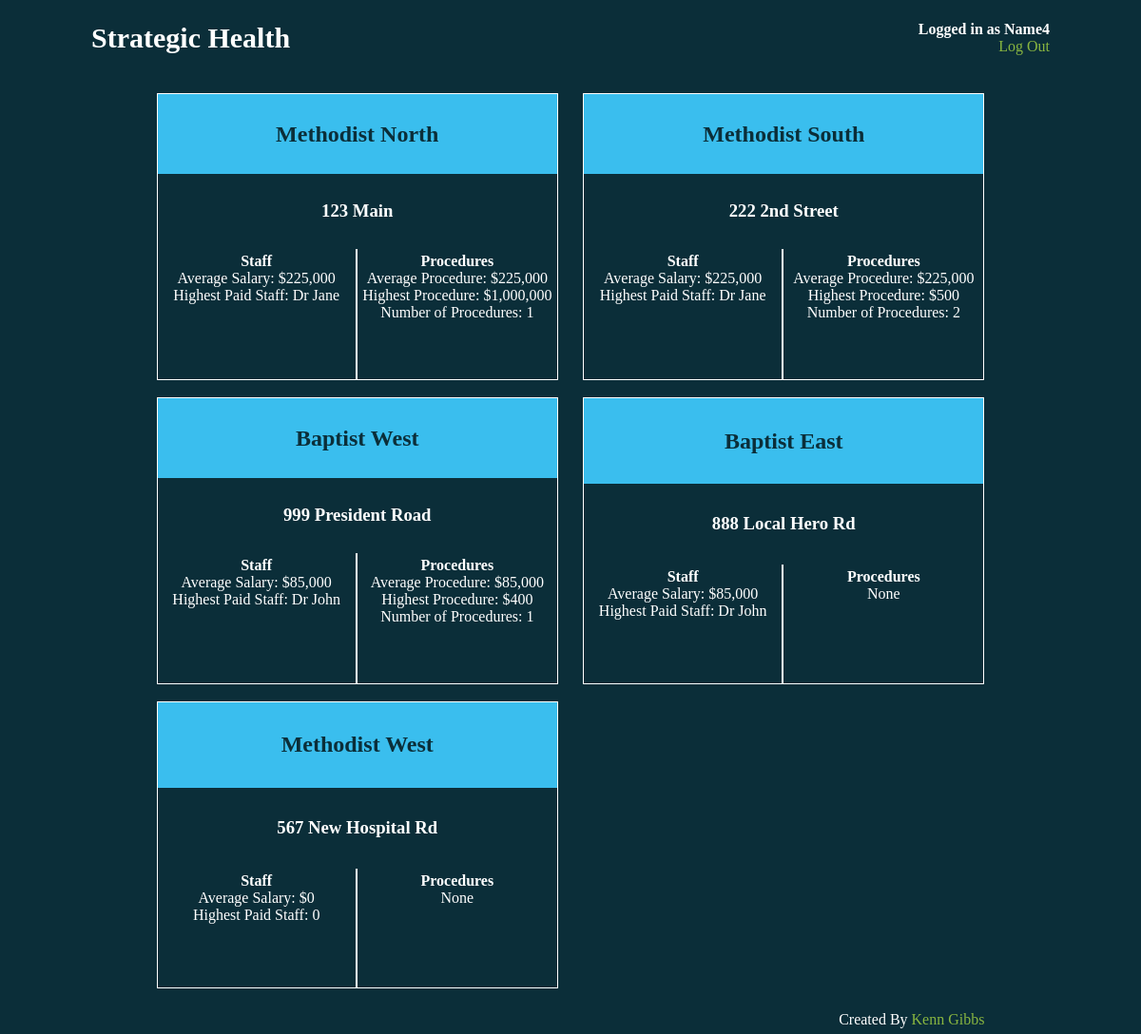
Screenshot of / (signed in) with the database file from the repository.
### stratHealthApp/models.py (models this page shows, shortened)
class Contact(models.Model):
    contact_django_user = models.OneToOneField(User,on_delete=models.CASCADE, primary_key=True)
    contact_name = models.CharField(max_length=200)
    contact_address = models.CharField(max_length=200, blank=True)
    contact_phone = models.CharField(max_length=200, blank=True)
    contact_position = models.CharField(max_length=200, blank=True)
    contact_hospital_list = models.ManyToManyField(Hospital, blank=True)

class Staff(models.Model):
    staff_name = models.CharField(max_length=200)
    staff_startDate = models.DateField()
    staff_position = models.CharField(max_length=200, blank=True)
    staff_salary = models.DecimalField(max_digits=13, decimal_places=3, blank=True)
    staff_hospital_list = models.ManyToManyField(Hospital, blank=True)
    def __str__(self):
        return self.staff_name

class Hospital(models.Model):
    hospital_name = models.CharField(max_length=200)
    hospital_address = models.CharField(max_length=200)
    hospital_hospitalgroup = models.ForeignKey(HospitalGroup, on_delete=models.CASCADE, blank=True, null=True)

class Procedures(models.Model):
    procedure_staff_list = models.ManyToManyField(Staff, blank=True)
    procedure_name = models.CharField(max_length=300)
    procedure_description = models.CharField(max_length=1000, blank=True)
    procedure_date = models.DateTimeField()
    procedure_cost = models.DecimalField(max_digits=16, decimal_places=3, blank=True)
    procedure_hospital = models.ForeignKey(Hospital, on_delete=models.CASCADE, blank=True, null=True)
    procedure_category = models.ForeignKey(ProcedureCategory, on_delete=models.CASCADE, null=True)

### stratHealthApp/views.py (the view, shortened to what this page needs)
# urls.py: path('', views.index, name="index"),
def index(request):
    if request.user.is_authenticated and not request.user.is_superuser:
        logged_in_contact_instance = Contact.objects.get(contact_django_user=request.user)
        hospital_list = logged_in_contact_instance.contact_hospital_list.all()
        total_salary_for_each_hospital = 0
        hospital_info_list = {}  # Used for the dictionary
        for eachHospital in hospital_list:
            highest_paid_staff_instance = 0
            staff_of_each_hospital = Staff.objects.filter(staff_hospital_list = eachHospital)
            if len(staff_of_each_hospital) > 0:
                highest_paid_staff_instance = staff_of_each_hospital[0]
            for eachStaff in staff_of_each_hospital:
                total_salary_for_each_hospital += eachStaff.staff_salary
                if highest_paid_staff_instance.staff_salary < eachStaff.staff_salary:
                    highest_paid_staff_instance = eachStaff
            print(eachHospital.hospital_name)
            total_procedure_cost = 0
            highest_cost_procedure = 0
            procedures_of_each_hospital = Procedures.objects.filter(procedure_hospital=eachHospital)
            if len(procedures_of_each_hospital) > 0:
                highest_cost_procedure = procedures_of_each_hospital[0].procedure_cost
            for eachProcedure in procedures_of_each_hospital:
                print(eachProcedure.procedure_name)
                total_procedure_cost += eachProcedure.procedure_cost
                if highest_cost_procedure < eachProcedure.procedure_cost:
                    highest_cost_procedure = eachProcedure.procedure_cost
            if len(staff_of_each_hospital) > 0:
                salary_average = total_salary_for_each_hospital/len(staff_of_each_hospital)
            else:
                salary_average = 0
            if len(procedures_of_each_hospital) > 0:
                avg_procedure_cost = total_salary_for_each_hospital/len(staff_of_each_hospital)
            else:
                avg_procedure_cost = 0
            print(highest_cost_procedure)
            print(avg_procedure_cost)
            hospital_info_list[eachHospital.hospital_name] = {
                "hospital_address": eachHospital.hospital_address,
                "salary_average": salary_average,
                "highest_paid_staff": highest_paid_staff_instance,
                "avg_procedure_cost": avg_procedure_cost,
                "highest_cost_procedure": highest_cost_procedure,
                "number_of_procedures": len(procedures_of_each_hospital),
            }
            total_salary_for_each_hospital = 0
        context = {
            "contact_name": logged_in_contact_instance.contact_name,
            "hospital_info": hospital_info_list
        }
        return render(request, "stratHealthApp/home.html", context)

### stratHealthApp/templates/stratHealthApp/home.html (shortened to what this page needs)
<!DOCTYPE html>
<html lang="en">
<head>
    {% load static %}
    <link rel="stylesheet" href="{% static 'stratHealthApp/css/home.css' %}">
</head>
<body>
<div id="index_container">
    <div class="header" id="logo_header">
        <h2 >Strategic Health</h2>
    </div>
    <div class="header" id="home_top_right">
        <h4>Logged in as {{ contact_name }}</h4><a href="{% url 'log_user_out' %}">Log Out</a>
    </div>
    {% if hospital_info|length > 0 %}
        <div id="home_form">
            {% for key, value in hospital_info.items %}
                <div id="hospital_container">
                    <h2 id="hospital_name" class="center_text">{{ key }}</h2>
                    <h3 id="hospital_address" class="center_text"> {{ value.hospital_address }}</h3>
                    <div id="hospital_staff">
                        <h4>Staff</h4>
                        {% load humanize %}
                        <p>Average Salary: ${{ value.salary_average|floatformat:0|intcomma  }}</p>
                        <p>Highest Paid Staff: {{ value.highest_paid_staff }}</p>
                    </div>
                    <div id="hospital_procedure">
                        <h4>Procedures</h4>
                        {% if value.number_of_procedures > 0 %}
                            <p>Average Procedure: ${{ value.avg_procedure_cost|floatformat:0|intcomma }}</p>
                            <p>Highest Procedure: ${{ value.highest_cost_procedure|floatformat:0|intcomma }}</p>
                            <p>Number of Procedures: {{ value.number_of_procedures|intcomma }}</p>
                        {% else %}
                            <p>None</p>
                        {% endif %}
                    </div>
                </div>
            {% endfor %}
            <div id="index_footer">
                <p>Created By <a href="https://www.linkedin.com/in/kenngibbs/" target="_blank">Kenn Gibbs</a></p>
            </div>
        </div>
    {% else %}
    <h3 id="zero_hospitals">No hospitals attached to this user.</h3>
    {% endif %}
</div>
</body>
</html>

### stratHealthApp/static/stratHealthApp/css/home.css (style rules this page uses)
* { box-sizing: border-box; padding: 0; margin: 0; }
a { color: #89b640; text-decoration: none; }
body { background: #0b2e39; color: white; }
.header { padding: 1% 0%; display: flex; justify-content: center; flex-direction: column; }
#index_container { padding: 0% 8%; width: 100vw; height: 100vh; max-width: 100%; display: grid; grid-template-columns: 1fr 90% 1fr; grid-template-rows: 10% 1fr 10%; }
#logo_header { font-size: 1.25em; grid-column: 1/4; grid-row: 1; }
#home_top_right { text-align: right; grid-column: 2/4; grid-row: 1; }
#index_footer { text-align: right; grid-column: span 2; height: 10%; margin-bottom: 3%; display: flex; justify-content: center; flex-direction: column; }
#home_form { border-radius: 15px; padding: 2%; grid-column: 2; grid-row: 2; display: grid; grid-template-columns: repeat(2, 1fr); grid-auto-rows: 50%; gap: 3%; }
#hospital_container { border: 1px solid white; text-align: center; display: grid; grid-template-columns: repeat(2, 1fr); }
#hospital_name { color: #0b2e39; background: #3abeee; grid-column: 1/3; grid-row: 1; }
#hospital_address { grid-column: 1/3; grid-row: 2; }
#hospital_staff { grid-column: 1; grid-row: 3; border-right: 2px solid white; padding: 2%; }
#hospital_procedure { grid-column: 2; grid-row: 3; padding: 2%; }
.center_text { display: flex; justify-content: center; flex-direction: column; }

### rows the page displays
Contact: contact_name "Name4"
Staff: hospital_name "Methodist North", hospital_address "123 Main", salary_average "225,000", highest_paid_staff "Dr Jane", avg_procedure_cost "225,000", highest_cost_procedure "1,000,000", number_of_procedures "1", hospital_name "Methodist South", hospital_address "222 2nd Street", highest_cost_procedure "500", number_of_procedures "2"
Staff: hospital_name "Baptist West", hospital_address "999 President Road", salary_average "85,000", highest_paid_staff "Dr John", avg_procedure_cost "85,000", highest_cost_procedure "400", number_of_procedures "1", hospital_name "Baptist East", hospital_address "888 Local Hero Rd", shows "None"
Hospital: hospital_info "Methodist West", hospital_address "567 New Hospital Rd"

### other values shown
{{ value.salary_average|floatformat:0|intcomma }} "0"
{{ value.highest_paid_staff }} "0"
